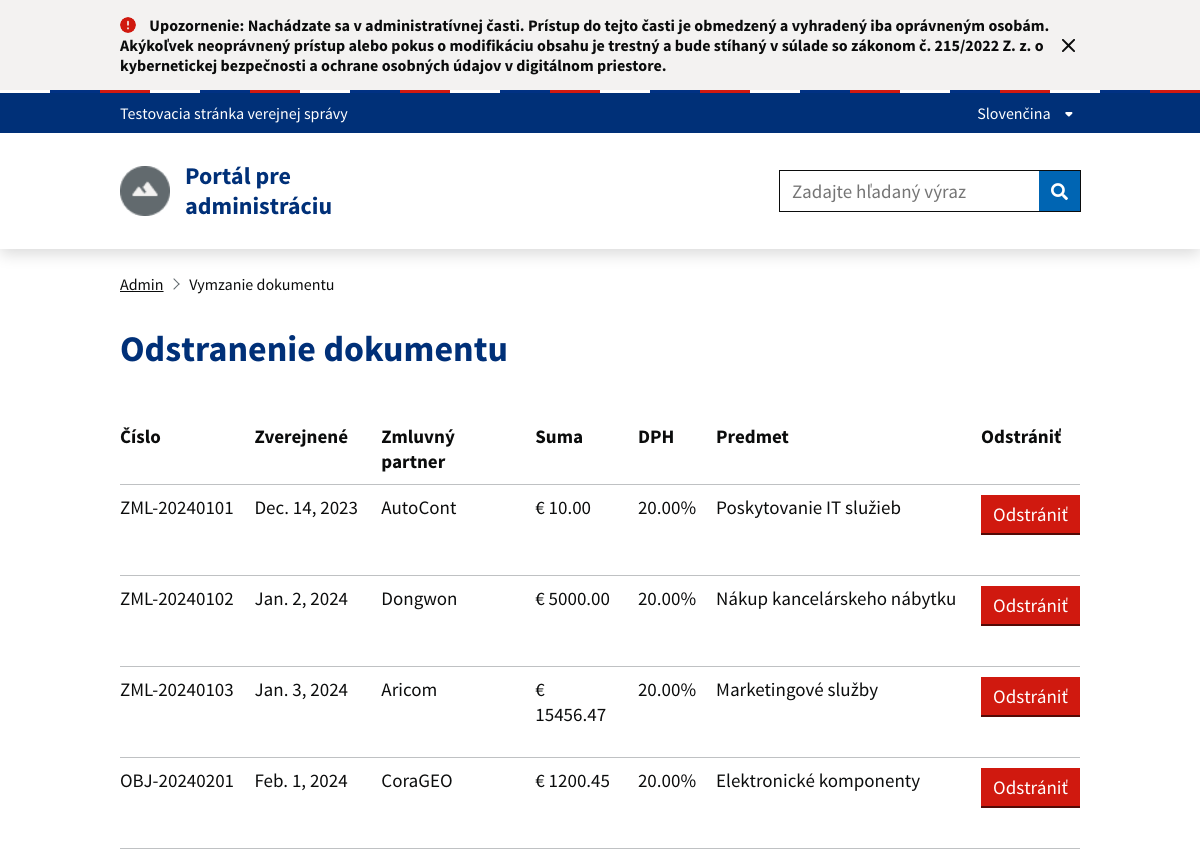
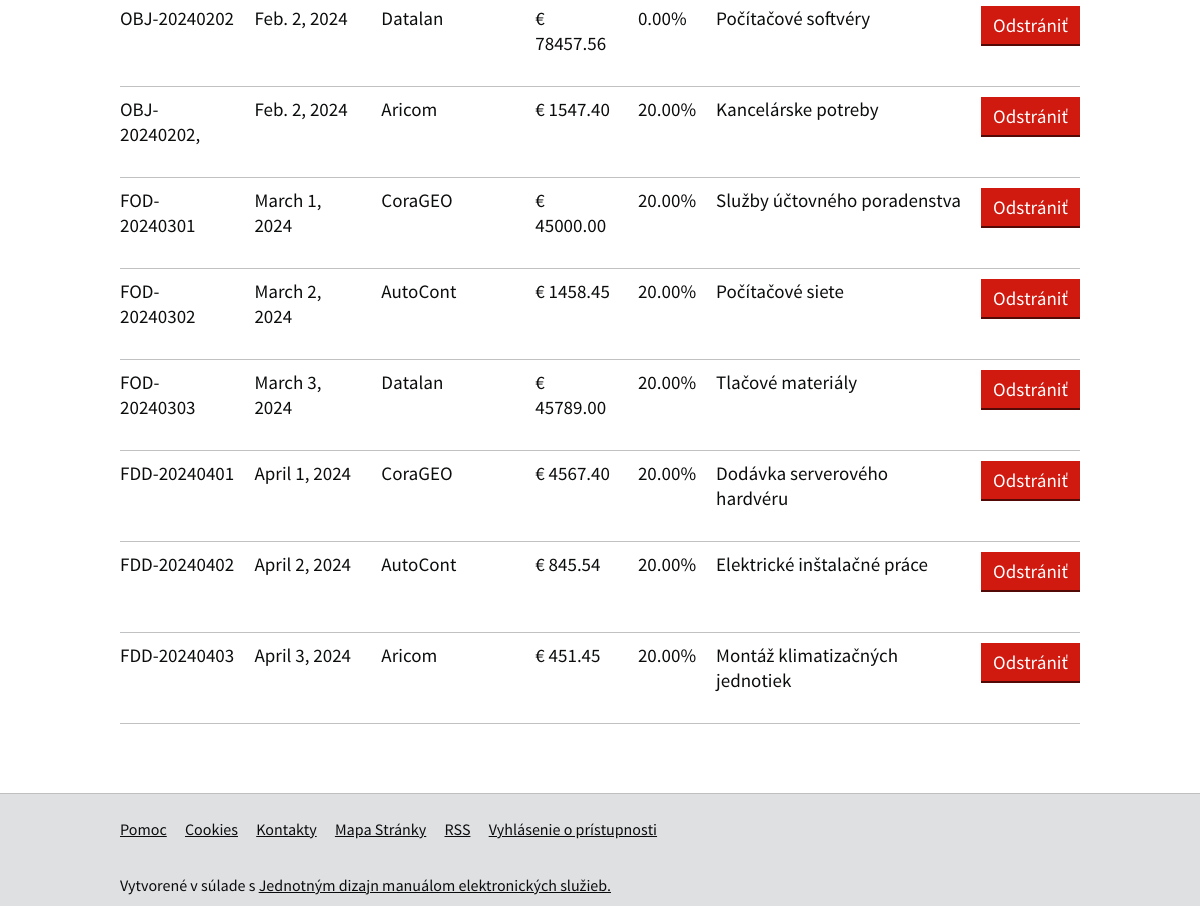
/uvod/odstranenieDokumentu/ (signed in), run on the app's committed database (2 pictures, top to bottom).
### DocumentPage/models.py (models this page shows, shortened)
class Document(models.Model):
    number = models.CharField(max_length=100)
    published_date = models.DateField()
    company = models.ForeignKey('Company', on_delete=models.CASCADE)
    document_type = models.ForeignKey('DocumentType', on_delete=models.CASCADE)
    amount = models.DecimalField(max_digits=10, decimal_places=2)
    vat = models.DecimalField(max_digits=5, decimal_places=2)
    subject = models.TextField()
    attachments = models.ManyToManyField('Attachment')
    signed_by = models.CharField(max_length=100)

class Company(models.Model):
    name = models.CharField(max_length=200)
    tax_id = models.CharField(max_length=50)  # IČO
    address = models.CharField(max_length=300)

### AdminPage/views.py (the view)
# urls.py: path('odstranenieDokumentu/', views.viewDocuments, name='viewDocuments'),
@login_required
def viewDocuments(request):
    documents = Document.objects.all()
    return render(request, 'AdminPage/deleteDocument.html', {'documents': documents})

### AdminPage/templates/AdminPage/deleteDocument.html (shortened to what this page needs)
<!DOCTYPE html>
<html lang="sk" class="govuk-template app-no-canvas-background">
<head>
    {% load static %}
    <link rel="stylesheet" href="{% static 'MainPage/idsk-frontend-2.11.0.min.css'%}">
    <link rel="stylesheet" href="{% static 'AdminPage/style.css'%}">
    <link rel="stylesheet" href="https://code.jquery.com/ui/1.12.1/themes/base/jquery-ui.css">
</head>
<body class="govuk-template__body ">
    <header class="idsk-header-web " data-module="idsk-header-web">
        <div class="idsk-header-web__scrolling-wrapper">
            <div class="idsk-header-web__banner idsk-header-web__banner--warning">
                <div class="govuk-width-container">
                    <div class="govuk-grid-row">
                        <div class="govuk-grid-column-full">
                            <div class="govuk-body-s idsk-header-web__banner-title">
                                <div class="idsk-header-web__warning-icon"></div>
                                Upozornenie: Nachádzate sa v administratívnej časti. Prístup do tejto časti je obmedzený
                                a vyhradený iba oprávneným osobám. Akýkoľvek neoprávnený prístup alebo pokus o
                                modifikáciu obsahu je trestný a bude stíhaný v súlade so zákonom č. 215/2022 Z. z. o
                                kybernetickej bezpečnosti a ochrane osobných údajov v digitálnom priestore.
                            </div>
                            <button class="idsk-header-web__banner-close" aria-label="Zavrieť banner"><span
                                    class="idsk-header-web__menu-close"></span></button>
                        </div>
                    </div>
                </div>
            </div>
            <div class="idsk-header-web__tricolor"></div>
            <div class="idsk-header-web__brand ">
                <div class="govuk-width-container">
                    <div class="govuk-grid-row">
                        <div class="govuk-grid-column-full">
                            <div class="idsk-header-web__brand-gestor">
                                <span class="govuk-body-s idsk-header-web__brand-gestor-text">
                                    Testovacia stránka verejnej správy
                                </span>
                            </div>
                            <div class="idsk-header-web__brand-language">
                                <button class="idsk-header-web__brand-language-button"
                                    aria-label="Rozbaliť jazykové menu" aria-expanded="false"
                                    data-text-for-hide="Skryť jazykové menu"
                                    data-text-for-show="Rozbaliť jazykové menu">
                                    Slovenčina
                                    <span class="idsk-header-web__link-arrow"></span>
                                </button>
                            </div>
                        </div>
                    </div>
                </div>
            </div>
            <div class="idsk-header-web__main">
                <div class="govuk-width-container">
                    <div class="govuk-grid-row">
                        <div class="govuk-grid-column-full govuk-grid-column-one-third-from-desktop">
                            <div class="idsk-header-web__main-headline">
                                <a href="/uvod" title="Odkaz na úvodnú stránku">
                                    <img src="{% static 'MainPage/assets/images/header-web/logo-placeholder.png'%}"
                                        alt="ID-SK Frontend" class="idsk-header-web__main-headline-logo">
                                    <span class="govuk-heading-m">
                                        Portál pre administráciu
                                    </span>
                                </a>
                            </div>
                        </div>
                        <div class="govuk-grid-column-two-thirds">
                            <div class="idsk-header-web__main-action">
                                <form class="idsk-header-web__main-action-search">
                                    <input class="govuk-input govuk-!-display-inline-block"
                                        id="idsk-header-web__main-action-search-input" name="search"
                                        placeholder="Zadajte hľadaný výraz" title="Zadajte hľadaný výraz" type="search"
                                        aria-label="Zadajte hľadaný výraz" />
                                    <button type="submit" class="govuk-button" data-module="govuk-button">
                                        <i aria-hidden="true" class="fas fa-search"></i>
                                    </button>
                                </form>
                            </div>
                        </div>
                    </div>
                </div>
            </div>
        </div>
    </header>
    <div class="govuk-width-container">
        <div class="govuk-breadcrumbs">
            <ol class="govuk-breadcrumbs__list">
                <li class="govuk-breadcrumbs__list-item">
                    <a class="govuk-breadcrumbs__link" href="/uvod">Admin</a>
                </li>
                <li class="govuk-breadcrumbs__list-item" aria-current="page">Vymzanie dokumentu</li>
            </ol>
        </div>
        <main class="govuk-main-wrapper govuk-main-wrapper--auto-spacing" id="main-content">
            <div class="govuk-form-group">
                <fieldset class="govuk-fieldset">
                    <legend class="govuk-fieldset__legend govuk-fieldset__legend--l">
                        <h2 class="govuk-fieldset__heading">
                            Odstranenie dokumentu
                        </h2>
                    </legend>
                </fieldset>
            </div>
            {% load widget_tweaks %}
            <table class="govuk-table" style="margin-top:20px">
                <thead class="govuk-table__head">
                    <tr class="govuk-table__row">
                        <th class="govuk-table__header">Číslo</th>
                        <th class="govuk-table__header">Zverejnené</th>
                        <th class="govuk-table__header">Zmluvný partner</th>
                        <th class="govuk-table__header">Suma</th>
                        <th class="govuk-table__header">DPH</th>
                        <th class="govuk-table__header">Predmet</th>
                        <th class="govuk-table__header">Odstrániť</th>
                    </tr>
                </thead>
                <tbody class="govuk-table__body">
                    {% for doc in documents %}
                    <tr class="govuk-table__row">
                        <td class="govuk-table__cell">{{ doc.number }}</td>
                        <td class="govuk-table__cell">{{ doc.published_date }}</td>
                        <td class="govuk-table__cell">{{ doc.company.name }}</td>
                        <td class="govuk-table__cell">€ {{ doc.amount }}</td>
                        <td class="govuk-table__cell">{{ doc.vat }}%</td>
                        <td class="govuk-table__cell">{{ doc.subject }}</td>
                        <td class="govuk-table__cell">
                            <form id="delete-form-{{ doc.id }}" action="{% url 'deleteDocument' doc.id %}" method="post">
                                <input type="submit" value="Odstrániť" class="govuk-button govuk-button--warning" onclick="confirmDeletion({{ doc.id }}, event)"/>
                            </form>
                        </td>
                    </tr>
                    {% endfor %}
                </tbody>
            </table>
        </main>
    </div>
    <div data-module="idsk-footer-extended">
        <footer class="idsk-footer-extended  ">
            <div class="idsk-footer-extended-main-content">
                <div class="govuk-width-container">
                    <div class="govuk-grid-column-full">
                        <div class="idsk-footer-extended-description-panel">
                            <div class="idsk-footer-extended-meta-item">
                                <ul class="idsk-footer-extended-inline-list ">
                                    <li class="idsk-footer-extended-inline-list-item">
                                        <a class="govuk-link" title="Pomoc" href="#">
                                            Pomoc
                                        </a>
                                    </li>
                                    <li class="idsk-footer-extended-inline-list-item">
                                        <a class="govuk-link" title="Cookies" href="#">
                                            Cookies
                                        </a>
                                    </li>
                                    <li class="idsk-footer-extended-inline-list-item">
                                        <a class="govuk-link" title="Kontakty" href="#">
                                            Kontakty
                                        </a>
                                    </li>
                                    <li class="idsk-footer-extended-inline-list-item">
                                        <a class="govuk-link" title="Mapa Stránky" href="#">
                                            Mapa Stránky
                                        </a>
                                    </li>
                                    <li class="idsk-footer-extended-inline-list-item">
                                        <a class="govuk-link" title="RSS" href="#">
                                            RSS
                                        </a>
                                    </li>
                                    <li class="idsk-footer-extended-inline-list-item">
                                        <a class="govuk-link" title="Vyhlásenie o prístupnosti" href="#">
                                            Vyhlásenie o prístupnosti
                                        </a>
                                    </li>
                                </ul>
                            </div>
                            <div class="govuk-grid-column-two-thirds idsk-footer-extended-info-links">
                                <p class="idsk-footer-extended-frame">Vytvorené v súlade s
                                    <a class="govuk-link" title="Jednotným dizajn manuálom elektronických služieb."
                                        href="#">
                                        Jednotným dizajn manuálom elektronických služieb.
                                    </a>
                                </p>
                            </div>
                        </div>
                    </div>
                </div>
            </div>
        </footer>
    </div>
</body>
</html>

### AdminPage/static/AdminPage/style.css (style rules this page uses)
body { overflow-x: hidden; }
h2 { color: #003078 !important; }

### data on the page
Document: number "ZML-20240101", published_date "Dec. 14, 2023", company.name "AutoCont", amount "10.00", vat "20.00", subject "Poskytovanie IT služieb"
Document: number "ZML-20240102", published_date "Jan. 2, 2024", company.name "Dongwon", amount "5000.00", vat "20.00", subject "Nákup kancelárskeho nábytku"
Document: number "ZML-20240103", published_date "Jan. 3, 2024", company.name "Aricom", amount "15456.47", vat "20.00", subject "Marketingové služby"
Document: number "OBJ-20240201", published_date "Feb. 1, 2024", company.name "CoraGEO", amount "1200.45", vat "20.00", subject "Elektronické komponenty"
Document: number "OBJ-20240202", published_date "Feb. 2, 2024", company.name "Datalan", amount "78457.56", vat "0.00", subject "Počítačové softvéry"
Document: number "OBJ-20240202,", published_date "Feb. 2, 2024", company.name "Aricom", amount "1547.40", vat "20.00", subject "Kancelárske potreby"
Document: number "FOD-20240301", published_date "March 1, 2024", company.name "CoraGEO", amount "45000.00", vat "20.00", subject "Služby účtovného poradenstva"
Document: number "FOD-20240302", published_date "March 2, 2024", company.name "AutoCont", amount "1458.45", vat "20.00", subject "Počítačové siete"
Document: number "FOD-20240303", published_date "March 3, 2024", company.name "Datalan", amount "45789.00", vat "20.00", subject "Tlačové materiály"
Document: number "FDD-20240401", published_date "April 1, 2024", company.name "CoraGEO", amount "4567.40", vat "20.00", subject "Dodávka serverového hardvéru"
Document: number "FDD-20240402", published_date "April 2, 2024", company.name "AutoCont", amount "845.54", vat "20.00", subject "Elektrické inštalačné práce"
Document: number "FDD-20240403", published_date "April 3, 2024", company.name "Aricom", amount "451.45", vat "20.00", subject "Montáž klimatizačných jednotiek"
